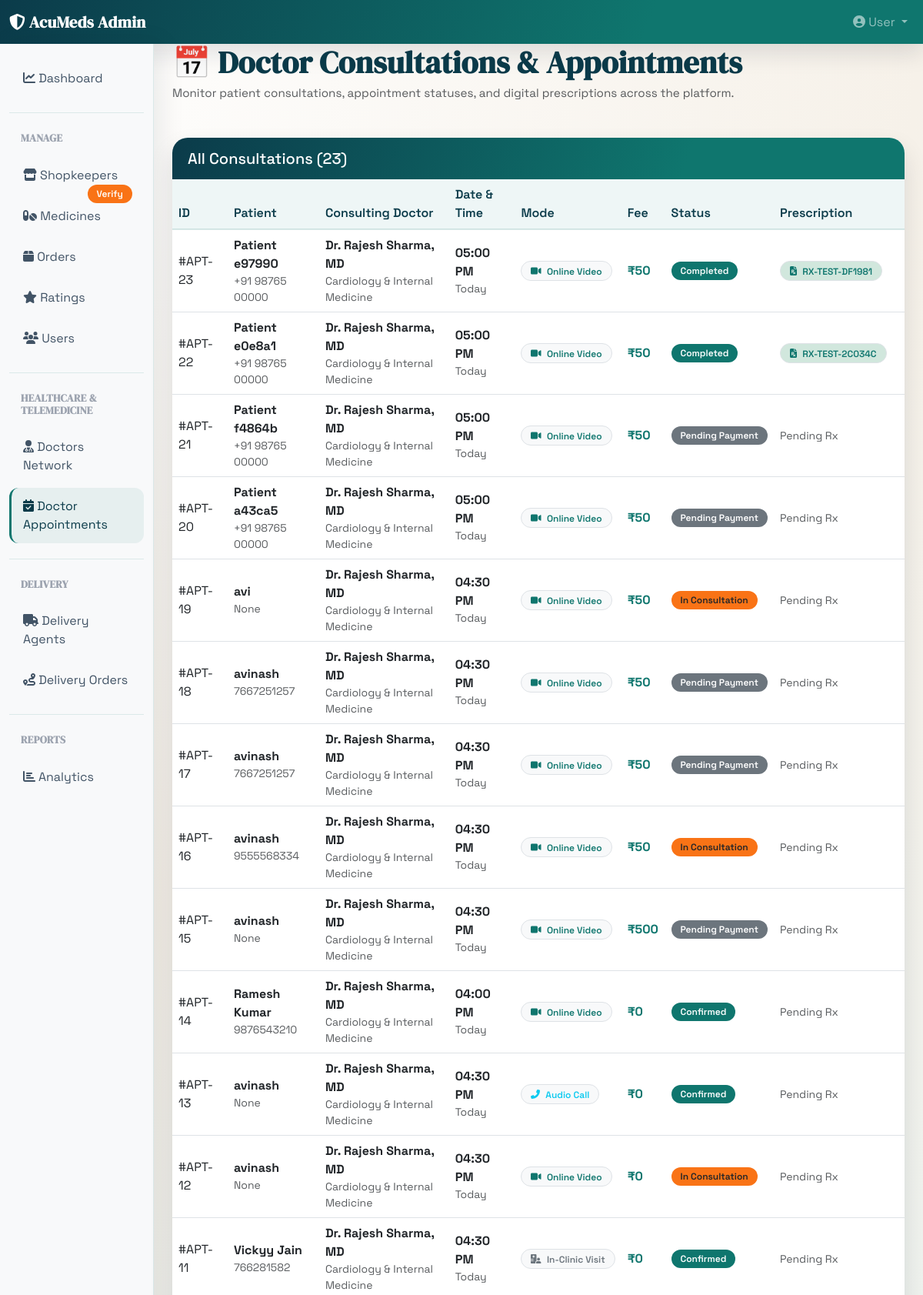
Screenshot of /doctor-appointments (signed in, upper part) with the database file from the repository.
### app/models.py (models this page shows, shortened)
class DoctorAppointment(db.Model):
    __tablename__ = 'doctor_appointments'
    id = db.Column(db.Integer, primary_key=True)
    patient_id = db.Column(db.Integer, db.ForeignKey('users.id'), nullable=False)
    doctor_id = db.Column(db.Integer, db.ForeignKey('doctors.id'), nullable=False)
    appointment_date = db.Column(db.String(30), nullable=False)
    appointment_time = db.Column(db.String(30), nullable=False)
    consultation_type = db.Column(db.String(30), default='Online Video')  # Online Video, Audio Call, In-Clinic
    patient_name = db.Column(db.String(120))
    patient_age = db.Column(db.Integer)
    patient_gender = db.Column(db.String(20))
    patient_phone = db.Column(db.String(30))
    symptoms = db.Column(db.Text)
    status = db.Column(db.String(30), default='Pending')  # Pending, Confirmed, In Consultation, Completed, Cancelled
    consultation_fee = db.Column(db.Float, default=300.0)
    payment_status = db.Column(db.String(30), default='Paid')  # Paid, Pending, Refunded
    meeting_link = db.Column(db.String(255))
    doctor_notes = db.Column(db.Text)
    created_at = db.Column(db.DateTime, default=datetime.utcnow)
    updated_at = db.Column(db.DateTime, default=datetime.utcnow, onupdate=datetime.utcnow)
    prescription = db.relationship('DoctorPrescription', backref='appointment', uselist=False, cascade='all, delete-orphan')

class User(UserMixin, db.Model):
    __tablename__ = 'users'
    id = db.Column(db.Integer, primary_key=True)
    username = db.Column(db.String(80), unique=True, nullable=False)
    email = db.Column(db.String(120), unique=True, nullable=False)
    password_hash = db.Column(db.String(255), nullable=False)
    full_name = db.Column(db.String(120))
    phone = db.Column(db.String(20))
    address = db.Column(db.Text)
    city = db.Column(db.String(80))  # Location/city of user
    age = db.Column(db.Integer)
    gender = db.Column(db.String(20))
    role = db.Column(db.String(20), default='customer')
    created_at = db.Column(db.DateTime, default=datetime.utcnow)
    is_admin = db.Column(db.Boolean, default=False)
    is_active = db.Column(db.Boolean, default=True)
    orders = db.relationship('Order', backref='user', lazy=True, cascade='all, delete-orphan')
    cart_items = db.relationship('CartItem', backref='user', lazy=True, cascade='all, delete-orphan')
    prescriptions = db.relationship('Prescription', backref='user', lazy=True, cascade='all, delete-orphan')
    recommendations = db.relationship('Recommendation', backref='user', lazy=True, cascade='all, delete-orphan')
    shopkeeper = db.relationship('Shopkeeper', backref='user', uselist=False, cascade='all, delete-orphan')
    delivery_agent = db.relationship('DeliveryAgent', backref='user', uselist=False, cascade='all, delete-orphan')
    doctor = db.relationship('Doctor', backref='user', uselist=False, cascade='all, delete-orphan')
    patient_appointments = db.relationship('DoctorAppointment', backref='patient', lazy=True, foreign_keys='DoctorAppointment.patient_id', cascade='all, delete-orphan')
    patient_prescriptions = db.relationship('DoctorPrescription', backref='patient', lazy=True, foreign_keys='DoctorPrescription.patient_id', cascade='all, delete-orphan')
    notifications = db.relationship('Notification', backref='user', lazy=True, cascade='all, delete-orphan')
    ratings = db.relationship('MedicineRating', backref='user', lazy=True, cascade='all, delete-orphan')

class Doctor(db.Model):
    __tablename__ = 'doctors'
    id = db.Column(db.Integer, primary_key=True)
    user_id = db.Column(db.Integer, db.ForeignKey('users.id'), nullable=False, unique=True)
    specialization = db.Column(db.String(120), nullable=False)
    qualification = db.Column(db.String(120), nullable=False)
    experience_years = db.Column(db.Integer, default=1)
    license_number = db.Column(db.String(80), nullable=False)
    clinic_name = db.Column(db.String(150))
    clinic_address = db.Column(db.Text)
    city = db.Column(db.String(80))
    consultation_fee = db.Column(db.Float, default=300.0)
    bio = db.Column(db.Text)
    rating = db.Column(db.Float, default=4.9)
    total_reviews = db.Column(db.Integer, default=0)
    is_verified = db.Column(db.Boolean, default=False)
    is_available = db.Column(db.Boolean, default=False)
    available_days = db.Column(db.String(100), default='Mon,Tue,Wed,Thu,Fri,Sat')
    available_time_start = db.Column(db.String(20), default='09:00 AM')
    available_time_end = db.Column(db.String(20), default='08:00 PM')
    avatar = db.Column(db.String(255), default='images/doctor-default.png')
    created_at = db.Column(db.DateTime, default=datetime.utcnow)
    verified_at = db.Column(db.DateTime, nullable=True)
    verification_notes = db.Column(db.Text, nullable=True)
    registration_ref = db.Column(db.String(100), nullable=True)
    approval_letter_ref = db.Column(db.String(100), nullable=True)
    rejection_reason = db.Column(db.Text, nullable=True)
    appointments = db.relationship('DoctorAppointment', backref='doctor', lazy=True, foreign_keys='DoctorAppointment.doctor_id', cascade='all, delete-orphan')
    prescriptions = db.relationship('DoctorPrescription', backref='doctor', lazy=True, foreign_keys='DoctorPrescription.doctor_id', cascade='all, delete-orphan')

class DoctorPrescription(db.Model):
    __tablename__ = 'doctor_prescriptions'
    id = db.Column(db.Integer, primary_key=True)
    appointment_id = db.Column(db.Integer, db.ForeignKey('doctor_appointments.id'), nullable=True)
    doctor_id = db.Column(db.Integer, db.ForeignKey('doctors.id'), nullable=False)
    patient_id = db.Column(db.Integer, db.ForeignKey('users.id'), nullable=False)
    prescription_code = db.Column(db.String(40), unique=True)
    patient_name = db.Column(db.String(120))
    patient_age = db.Column(db.Integer)
    patient_gender = db.Column(db.String(20))
    vitals_bp = db.Column(db.String(30))
    vitals_pulse = db.Column(db.String(30))
    vitals_temp = db.Column(db.String(30))
    vitals_weight = db.Column(db.String(30))
    diagnosis = db.Column(db.Text, nullable=False)
    general_advice = db.Column(db.Text)
    tests_recommended = db.Column(db.Text)
    follow_up_date = db.Column(db.String(40))
    is_ordered = db.Column(db.Boolean, default=False)
    created_at = db.Column(db.DateTime, default=datetime.utcnow)
    items = db.relationship('DoctorPrescriptionItem', backref='prescription', lazy=True, cascade='all, delete-orphan')

### app/routes.py (the view)
@dashboard_bp.route('/doctor-appointments')
@admin_required
def doctor_appointments_admin():
    appointments = DoctorAppointment.query.order_by(DoctorAppointment.id.desc()).all()
    return render_template('dashboard/doctor_appointments.html', appointments=appointments)

### app/routes.py (called while the page is built)
def admin_required(f):
    @wraps(f)
    def decorated_function(*args, **kwargs):
        if not current_user.is_authenticated:
            return redirect(url_for('auth.login'))
        if not current_user.is_admin:
            flash('You must be logged in as an admin', 'danger')
            logout_user()  # Log out non-admin users
            return redirect(url_for('auth.login'))
        return f(*args, **kwargs)
    return decorated_function

### templates/dashboard/doctor_appointments.html (shortened to what this page needs)
{% extends "base.html" %}
{% block content %}
<div class="page-header d-flex justify-content-between align-items-center">
  <div>
    <h1>📅 Doctor Consultations & Appointments</h1>
    <p class="text-muted">Monitor patient consultations, appointment statuses, and digital prescriptions across the platform.</p>
  </div>
</div>
<div class="card">
  <div class="card-header d-flex justify-content-between align-items-center">
    <h5 class="mb-0">All Consultations ({{ appointments|length }})</h5>
  </div>
  <div class="card-body p-0">
    <div class="table-responsive">
      <table class="table table-hover align-middle mb-0">
        <thead>
          <tr>
            <th>ID</th>
            <th>Patient</th>
            <th>Consulting Doctor</th>
            <th>Date & Time</th>
            <th>Mode</th>
            <th>Fee</th>
            <th>Status</th>
            <th>Prescription</th>
          </tr>
        </thead>
        <tbody>
          {% if appointments %}
            {% for appt in appointments %}
              <tr>
                <td>#APT-{{ appt.id }}</td>
                <td>
                  <strong>{{ appt.patient_name or (appt.patient.full_name if appt.patient else 'Patient') }}</strong>
                  <div class="text-muted small">{{ appt.patient_phone or '' }}</div>
                </td>
                <td>
                  <strong>{{ appt.doctor.user.full_name or 'Dr. Doctor' }}</strong>
                  <div class="text-muted small">{{ appt.doctor.specialization }}</div>
                </td>
                <td>
                  <strong>{{ appt.appointment_time }}</strong>
                  <div class="text-muted small">{{ appt.appointment_date }}</div>
                </td>
                <td>
                  {% if 'audio' in (appt.consultation_type or '')|lower %}
                    <span class="badge bg-light text-info border">
                      <i class="fas fa-phone-alt me-1"></i> {{ appt.consultation_type }}
                    </span>
                  {% elif 'clinic' in (appt.consultation_type or '')|lower or 'in-person' in (appt.consultation_type or '')|lower %}
                    <span class="badge bg-light text-secondary border">
                      <i class="fas fa-hospital-user me-1"></i> {{ appt.consultation_type }}
                    </span>
                  {% else %}
                    <span class="badge bg-light text-primary border">
                      <i class="fas fa-video me-1"></i> {{ appt.consultation_type }}
                    </span>
                  {% endif %}
                </td>
                <td>
                  <strong class="text-success">₹{{ "%.0f"|format(appt.consultation_fee) }}</strong>
                </td>
                <td>
                  {% if appt.status == 'Confirmed' %}
                    <span class="badge bg-primary">Confirmed</span>
                  {% elif appt.status == 'In Consultation' %}
                    <span class="badge bg-warning text-dark">In Consultation</span>
                  {% elif appt.status == 'Completed' %}
                    <span class="badge bg-success">Completed</span>
                  {% else %}
                    <span class="badge bg-secondary">{{ appt.status }}</span>
                  {% endif %}
                </td>
                <td>
                  {% if appt.prescription %}
                    <span class="badge bg-success-subtle text-success border">
                      <i class="fas fa-file-prescription me-1"></i> {{ appt.prescription.prescription_code }}
                    </span>
                  {% else %}
                    <span class="text-muted small">Pending Rx</span>
                  {% endif %}
                </td>
              </tr>
            {% endfor %}
          {% else %}
            <tr>
              <td colspan="8" class="text-center py-4 text-muted">No appointments recorded yet.</td>
            </tr>
          {% endif %}
        </tbody>
      </table>
    </div>
  </div>
</div>
{% endblock %}

### static/css/style.css (style rules this page uses)
:root { --ink: #0f172a; --primary: #0f766e; --secondary: #0b3b4a; --accent: #f97352; --danger: #dc2626; --warning: #f97316; --info: #0891b2; --surface: #ffffff; --sand: #f6f1e9; --sky: #e8f4f4; --shadow: rgba(15, 23, 42, 0.12); }
body { font-family: "Space Grotesk", sans-serif; color: var(--ink); background: radial-gradient(circle at top left, #ffffff 0%, var(--sand) 40%, var(--sky) 100%); }
h1, h2, h3, h4, .navbar-brand, .sidebar .nav-section-title { font-family: "DM Serif Display", serif; letter-spacing: 0.3px; }
.page-header { margin-bottom: 30px; }
.page-header h1 { font-weight: 700; color: var(--secondary); margin-bottom: 5px; }
.page-header .text-muted { font-size: 0.95rem; }
.card { border: none; box-shadow: 0 16px 32px var(--shadow); border-radius: 20px; margin-bottom: 20px; overflow: hidden; background: var(--surface); }
.card-header { background: linear-gradient(110deg, var(--secondary) 0%, var(--primary) 70%); color: white; border: none; padding: 15px 20px; font-weight: 600; }
.badge { padding: 6px 12px; font-weight: 600; border-radius: 999px; }
.table { margin-bottom: 0; }
.table thead th { background-color: #eef6f6; border-bottom: 2px solid rgba(15, 118, 110, 0.15); font-weight: 600; color: var(--secondary); }
.bg-primary, .bg-success { background-color: var(--primary) !important; }
.bg-warning { background-color: var(--warning) !important; }
.text-primary { color: var(--primary) !important; }
.text-success { color: var(--primary) !important; }

### templates/base.html (style rules this page uses)
:root { --primary: #1e40af; --success: #059669; --danger: #dc2626; --warning: #f59e0b; --info: #0891b2; }
body { background-color: #f3f4f6; font-family: 'Segoe UI', Tahoma, Geneva, Verdana, sans-serif; }
.page-header { margin-bottom: 30px; }
.page-header h1 { font-weight: 700; color: #1f2937; margin-bottom: 5px; }
.page-header .text-muted { font-size: 0.95rem; }
.card { border: none; box-shadow: 0 2px 8px rgba(0,0,0,0.08); border-radius: 8px; margin-bottom: 20px; }
.card-header { background: linear-gradient(135deg, var(--primary) 0%, #1e3a8a 100%); color: white; border: none; padding: 15px 20px; font-weight: 600; }
.badge { padding: 6px 12px; font-weight: 500; border-radius: 20px; }
.table { margin-bottom: 0; }
.table thead th { background-color: #f3f4f6; border-bottom: 2px solid #e5e7eb; font-weight: 600; color: #374151; }

### rows the page displays
DoctorAppointment: id "23", patient_name "Patient e97990", patient_phone "+91 98765 00000", doctor.user "Dr. Rajesh Sharma, MD", doctor.specialization "Cardiology & Internal Medicine", appointment_time "05:00 PM", appointment_date "Today", consultation_type "Online Video", consultation_fee "50", status "Completed", prescription.prescription_code "RX-TEST-DF1981"
DoctorAppointment: id "22", patient_name "Patient e0e8a1", patient_phone "+91 98765 00000", doctor.user "Dr. Rajesh Sharma, MD", doctor.specialization "Cardiology & Internal Medicine", appointment_time "05:00 PM", appointment_date "Today", consultation_type "Online Video", consultation_fee "50", status "Completed", prescription.prescription_code "RX-TEST-2C034C"
DoctorAppointment: id "21", patient_name "Patient f4864b", patient_phone "+91 98765 00000", doctor.user "Dr. Rajesh Sharma, MD", doctor.specialization "Cardiology & Internal Medicine", appointment_time "05:00 PM", appointment_date "Today", consultation_type "Online Video", consultation_fee "50", status "Pending Payment", shows "Pending Rx"
DoctorAppointment: id "20", patient_name "Patient a43ca5", patient_phone "+91 98765 00000", doctor.user "Dr. Rajesh Sharma, MD", doctor.specialization "Cardiology & Internal Medicine", appointment_time "05:00 PM", appointment_date "Today", consultation_type "Online Video", consultation_fee "50", status "Pending Payment", shows "Pending Rx"
DoctorAppointment: id "19", patient_name "avi", patient_phone "None", doctor.user "Dr. Rajesh Sharma, MD", doctor.specialization "Cardiology & Internal Medicine", appointment_time "04:30 PM", appointment_date "Today", consultation_type "Online Video", consultation_fee "50", status "In Consultation", shows "Pending Rx"
DoctorAppointment: id "18", patient_name "avinash", patient_phone "7667251257", doctor.user "Dr. Rajesh Sharma, MD", doctor.specialization "Cardiology & Internal Medicine", appointment_time "04:30 PM", appointment_date "Today", consultation_type "Online Video", consultation_fee "50", status "Pending Payment", shows "Pending Rx"
DoctorAppointment: id "17", patient_name "avinash", patient_phone "7667251257", doctor.user "Dr. Rajesh Sharma, MD", doctor.specialization "Cardiology & Internal Medicine", appointment_time "04:30 PM", appointment_date "Today", consultation_type "Online Video", consultation_fee "50", status "Pending Payment", shows "Pending Rx"
DoctorAppointment: id "16", patient_name "avinash", patient_phone "9555568334", doctor.user "Dr. Rajesh Sharma, MD", doctor.specialization "Cardiology & Internal Medicine", appointment_time "04:30 PM", appointment_date "Today", consultation_type "Online Video", consultation_fee "50", status "In Consultation", shows "Pending Rx"
DoctorAppointment: id "15", patient_name "avinash", patient_phone "None", doctor.user "Dr. Rajesh Sharma, MD", doctor.specialization "Cardiology & Internal Medicine", appointment_time "04:30 PM", appointment_date "Today", consultation_type "Online Video", consultation_fee "500", status "Pending Payment", shows "Pending Rx"
DoctorAppointment: id "14", patient_name "Ramesh Kumar", patient_phone "9876543210", doctor.user "Dr. Rajesh Sharma, MD", doctor.specialization "Cardiology & Internal Medicine", appointment_time "04:00 PM", appointment_date "Today", consultation_type "Online Video", consultation_fee "0", status "Confirmed", shows "Pending Rx"
DoctorAppointment: id "13", patient_name "avinash", patient_phone "None", doctor.user "Dr. Rajesh Sharma, MD", doctor.specialization "Cardiology & Internal Medicine", appointment_time "04:30 PM", appointment_date "Today", consultation_type "Audio Call", consultation_fee "0", status "Confirmed", shows "Pending Rx"
DoctorAppointment: id "12", patient_name "avinash", patient_phone "None", doctor.user "Dr. Rajesh Sharma, MD", doctor.specialization "Cardiology & Internal Medicine", appointment_time "04:30 PM", appointment_date "Today", consultation_type "Online Video", consultation_fee "0", status "In Consultation", shows "Pending Rx"
DoctorAppointment: id "11", patient_name "Vickyy Jain", patient_phone "766281582", doctor.user "Dr. Rajesh Sharma, MD", doctor.specialization "Cardiology & Internal Medicine", appointment_time "04:30 PM", appointment_date "Today", consultation_type "In-Clinic Visit", consultation_fee "0", status "Confirmed", shows "Pending Rx"

### other values shown
{{ "User" }} "User"
{{ appointments|length }} "23"
